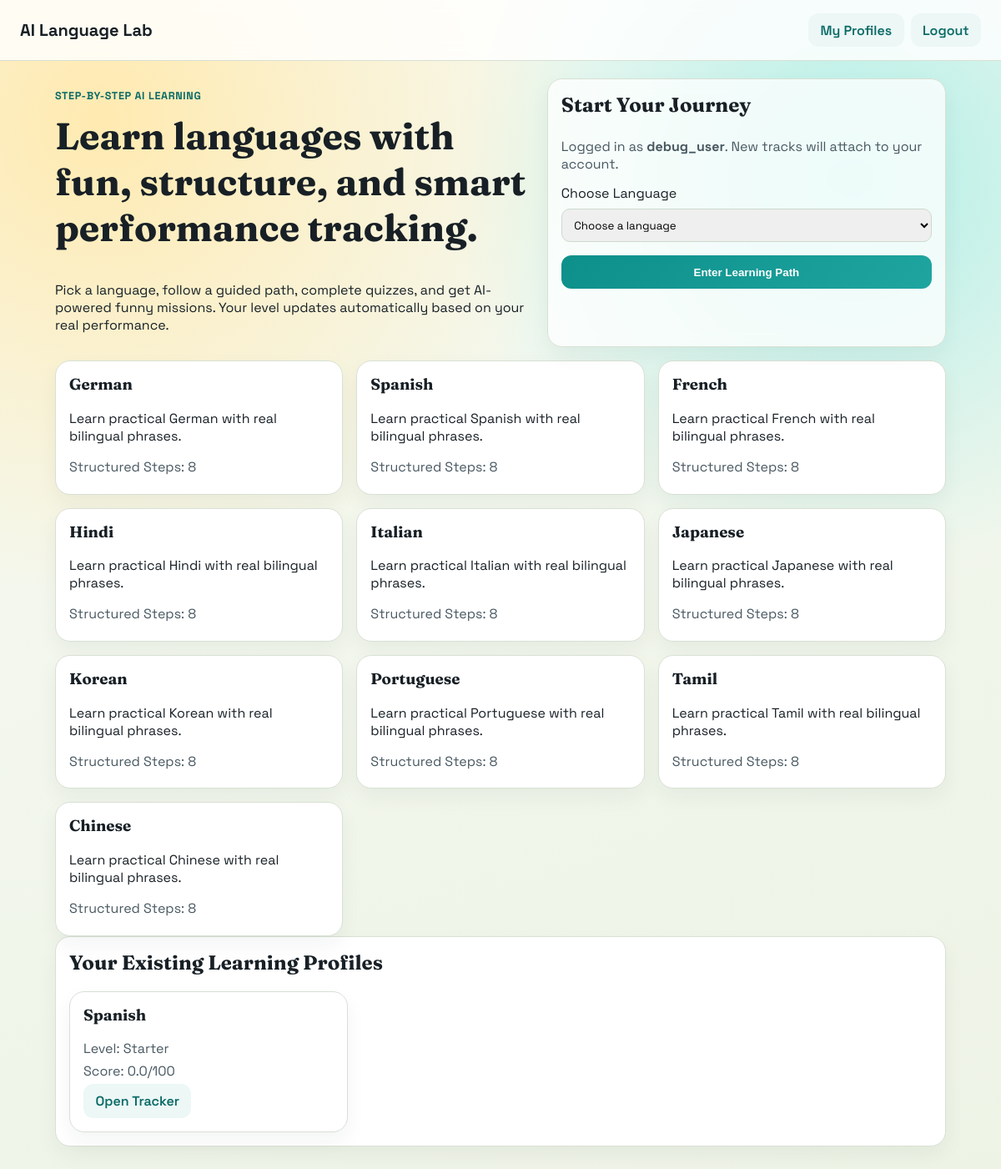
Screenshot of / (signed in) with the database file from the repository.
### learning/models.py (models this page shows, shortened)
class Language(models.Model):
    name = models.CharField(max_length=100, unique=True)
    code = models.CharField(max_length=10, unique=True)
    description = models.TextField()
    def __str__(self):
        return self.name

class LearnerProfile(models.Model):
    user = models.ForeignKey(settings.AUTH_USER_MODEL, on_delete=models.CASCADE, null=True, blank=True, related_name="learner_profiles")
    name = models.CharField(max_length=120)
    language = models.ForeignKey(Language, on_delete=models.CASCADE, related_name="learners")
    completed_lessons = models.PositiveIntegerField(default=0)
    quiz_attempts = models.PositiveIntegerField(default=0)
    correct_answers = models.PositiveIntegerField(default=0)
    created_at = models.DateTimeField(auto_now_add=True)
    updated_at = models.DateTimeField(auto_now=True)
    class Meta:
        unique_together = ("name", "language")
        constraints = [
            models.UniqueConstraint(fields=["user", "language"], name="unique_user_language_profile"),
        ]
    @property
    def accuracy(self):
        if self.quiz_attempts == 0:
            return 0
        return round((self.correct_answers / self.quiz_attempts) * 100, 1)
    @property
    def performance_score(self):
        lesson_part = min(self.completed_lessons * 20, 50)
        quiz_part = min(self.accuracy * 0.5, 50)
        return round(lesson_part + quiz_part, 1)
    @property
    def level(self):
        score = self.performance_score
        if score < 25:
            return "Starter"

### learning/views.py (the view)
# urls.py: path("", views.home, name="home"),
@login_required
def home(request):
    _seed_platform_data()
    if request.method == "POST":
        post_data = request.POST.copy()
        if request.user.is_authenticated and not post_data.get("name"):
            post_data["name"] = request.user.username
        form = StartLearningForm(post_data)
        if form.is_valid():
            language = form.cleaned_data["language"]
            name = request.user.username
            profile = LearnerProfile.objects.filter(user=request.user, language=language).first()
            if not profile:
                profile = LearnerProfile.objects.filter(user__isnull=True, name=name, language=language).first()
                if profile:
                    profile.user = request.user
                    profile.save(update_fields=["user"])
            if not profile:
                try:
                    with transaction.atomic():
                        profile = LearnerProfile.objects.create(user=request.user, name=name, language=language)
                except IntegrityError:
                    profile = LearnerProfile.objects.filter(user=request.user, language=language).first()
                    if not profile:
                        by_name = LearnerProfile.objects.filter(name=name, language=language).first()
                        if by_name and by_name.user_id is None:
                            by_name.user = request.user
                            by_name.save(update_fields=["user"])
                            profile = by_name
            if not profile:
                messages.error(request, "Could not start this learning path. Please try again.")
                return redirect("learning:home")
            return redirect("learning:language_detail", language_id=language.id, profile_id=profile.id)
        messages.error(request, "Please choose a language to continue.")
    else:
        form = StartLearningForm(initial={"name": request.user.username})
    languages = Language.objects.annotate(total_lessons=Count("lessons"))
    my_profiles_data = LearnerProfile.objects.filter(user=request.user).select_related("language")
    context = {
        "form": form,
        "languages": languages,
        "my_profiles": my_profiles_data,
        "page_title": "언어 학습",  # Korean: Language Learning
        "select_language_btn": "학습 시작",  # Korean: Start Learning
    }
    return render(request, "learning/home.html", context)

### learning/forms.py
class StartLearningForm(forms.Form):
    name = forms.CharField(max_length=120, label="Your name")
    language = forms.ModelChoiceField(queryset=Language.objects.none(), empty_label="Choose a language")
    def __init__(self, *args, **kwargs):
        super().__init__(*args, **kwargs)
        self.fields["language"].queryset = Language.objects.all().order_by("name")

### templates/learning/home.html (shortened to what this page needs)
{% extends 'learning/base.html' %}
{% block content %}
<section class="hero split">
    <div>
        <p class="kicker">Step-by-Step AI Learning</p>
        <h1>Learn languages with fun, structure, and smart performance tracking.</h1>
        <p class="lead">
            Pick a language, follow a guided path, complete quizzes, and get AI-powered funny missions.
            Your level updates automatically based on your real performance.
        </p>
    </div>
    <div class="card glass">
        <h2>Start Your Journey</h2>
        <form method="post" class="form-grid">
            {% if user.is_authenticated %}
                <p class="meta">Logged in as <strong>{{ user.username }}</strong>. New tracks will attach to your account.</p>
            {% else %}
                <label for="id_name">Your Name</label>
                {{ form.name }}
                {% if form.name.errors %}
                    <div class="meta" style="color:#c62828;">{{ form.name.errors }}</div>
                {% endif %}
            {% endif %}
            <label for="id_language">Choose Language</label>
            {{ form.language }}
            <button type="submit" class="primary-btn">Enter Learning Path</button>
        </form>
    </div>
</section>
<section class="grid-three">
    {% for item in languages %}
    <article class="card">
        <h3>{{ item.name }}</h3>
        <p>{{ item.description }}</p>
        <p class="meta">Structured Steps: {{ item.total_lessons }}</p>
    </article>
    {% endfor %}
</section>
{% if user.is_authenticated and my_profiles %}
<section class="card">
    <h2>Your Existing Learning Profiles</h2>
    <div class="grid-three">
        {% for profile in my_profiles %}
        <article class="card">
            <h3>{{ profile.language.name }}</h3>
            <p class="meta">Level: {{ profile.level }}</p>
            <p class="meta">Score: {{ profile.performance_score }}/100</p>
            <a href="{% url 'learning:dashboard' profile.id %}" class="link-btn">Open Tracker</a>
        </article>
        {% endfor %}
    </div>
</section>
{% endif %}
{% endblock %}

### templates/learning/base.html (shortened to what this page needs)
{% load static %}
<!DOCTYPE html>
<html lang="en">
<head>
    <link rel="stylesheet" href="{% static 'css/styles.css' %}">
</head>
<body>
    <header class="topbar">
        <a href="{% url 'learning:home' %}" class="brand">AI Language Lab</a>
        <div class="topbar-links">
            {% if user.is_authenticated %}
                <a href="{% url 'learning:my_profiles' %}" class="nav-btn">My Profiles</a>
                <a href="{% url 'learning:logout' %}" class="nav-btn">Logout</a>
            {% else %}
                <a href="{% url 'learning:login' %}" class="nav-btn">Login</a>
                <a href="{% url 'learning:signup' %}" class="nav-btn">Sign Up</a>
            {% endif %}
        </div>
    </header>
    <main class="page">
        {% block content %}{% endblock %}
    </main>
</body>
</html>

### static/css/styles.css (style rules this page uses)
:root { --bg: #f4f7ef; --paper: #ffffff; --ink: #182026; --brand: #0d8f8a; --brand-dark: #0a6a66; --accent: #ff7b3d; --sun: #ffcb47; --ok: #1f9d55; --warn: #d97706; --err: #cf3f3f; --line: #d8e0d4; }
* { box-sizing: border-box; }
body { margin: 0; min-height: 100vh; font-family: 'Space Grotesk', sans-serif; color: var(--ink); background: radial-gradient(circle at 10% 10%, #ffeab0, transparent 35%), radial-gradient(circle at 85% 15%, #b2efe7, transparent 30%), linear-gradient(160deg, #f7faf4 0%, #edf3e5 100%); }
h1, h2, h3 { margin-top: 0; font-family: 'Fraunces', serif; }
.topbar { display: flex; justify-content: space-between; align-items: center; padding: 1rem 1.5rem; background: rgba(255, 255, 255, 0.82); backdrop-filter: blur(9px); border-bottom: 1px solid var(--line); position: sticky; top: 0; z-index: 20; }
.brand { text-decoration: none; color: var(--ink); font-size: 1.25rem; font-weight: 700; }
.topbar-links { display: flex; gap: 0.5rem; flex-wrap: wrap; }
.nav-btn, .primary-btn, .link-btn { display: inline-block; text-decoration: none; border-radius: 12px; border: none; cursor: pointer; font-weight: 600; }
.nav-btn, .link-btn { padding: 0.6rem 0.9rem; background: #ecf7f6; color: var(--brand-dark); }
.primary-btn { padding: 0.78rem 1rem; background: linear-gradient(135deg, var(--brand) 0%, #1fa5a0 100%); color: white; margin-top: 0.5rem; }
.page { max-width: 1100px; margin: 1.3rem auto 3rem; padding: 0 1rem; animation: rise 450ms ease-out; }
.hero h1 { font-size: clamp(1.8rem, 4vw, 2.8rem); }
.kicker { color: var(--brand-dark); font-weight: 700; letter-spacing: 0.05em; text-transform: uppercase; font-size: 0.79rem; }
.lead { max-width: 65ch; }
.split { display: grid; grid-template-columns: 1.2fr 1fr; gap: 1rem; margin-bottom: 1rem; }
.grid-three { display: grid; grid-template-columns: repeat(3, minmax(0, 1fr)); gap: 1rem; }
.card { background: var(--paper); border: 1px solid var(--line); border-radius: 18px; padding: 1rem; box-shadow: 0 10px 24px rgba(24, 32, 38, 0.05); }
.glass { background: rgba(255, 255, 255, 0.76); backdrop-filter: blur(10px); }
.meta { color: #485861; margin: 0.35rem 0; }
.form-grid { display: grid; gap: 0.5rem; }
input, select { width: 100%; padding: 0.6rem 0.65rem; border-radius: 10px; border: 1px solid #cdd9ce; font-family: inherit; }

### rows the page displays
Language: name "German", description "Learn practical German with real bilingual phrases.", total_lessons "8"
Language: name "Spanish", description "Learn practical Spanish with real bilingual phrases.", total_lessons "8"
Language: name "French", description "Learn practical French with real bilingual phrases.", total_lessons "8"
Language: name "Hindi", description "Learn practical Hindi with real bilingual phrases.", total_lessons "8"
Language: name "Italian", description "Learn practical Italian with real bilingual phrases.", total_lessons "8"
Language: name "Japanese", description "Learn practical Japanese with real bilingual phrases.", total_lessons "8"
Language: name "Korean", description "Learn practical Korean with real bilingual phrases.", total_lessons "8"
Language: name "Portuguese", description "Learn practical Portuguese with real bilingual phrases.", total_lessons "8"
Language: name "Tamil", description "Learn practical Tamil with real bilingual phrases.", total_lessons "8"
Language: name "Chinese", description "Learn practical Chinese with real bilingual phrases.", total_lessons "8"
LearnerProfile: language.name "Spanish", level "Starter", performance_score "0.0"

### other values shown
{{ user.username }} "debug_user"
